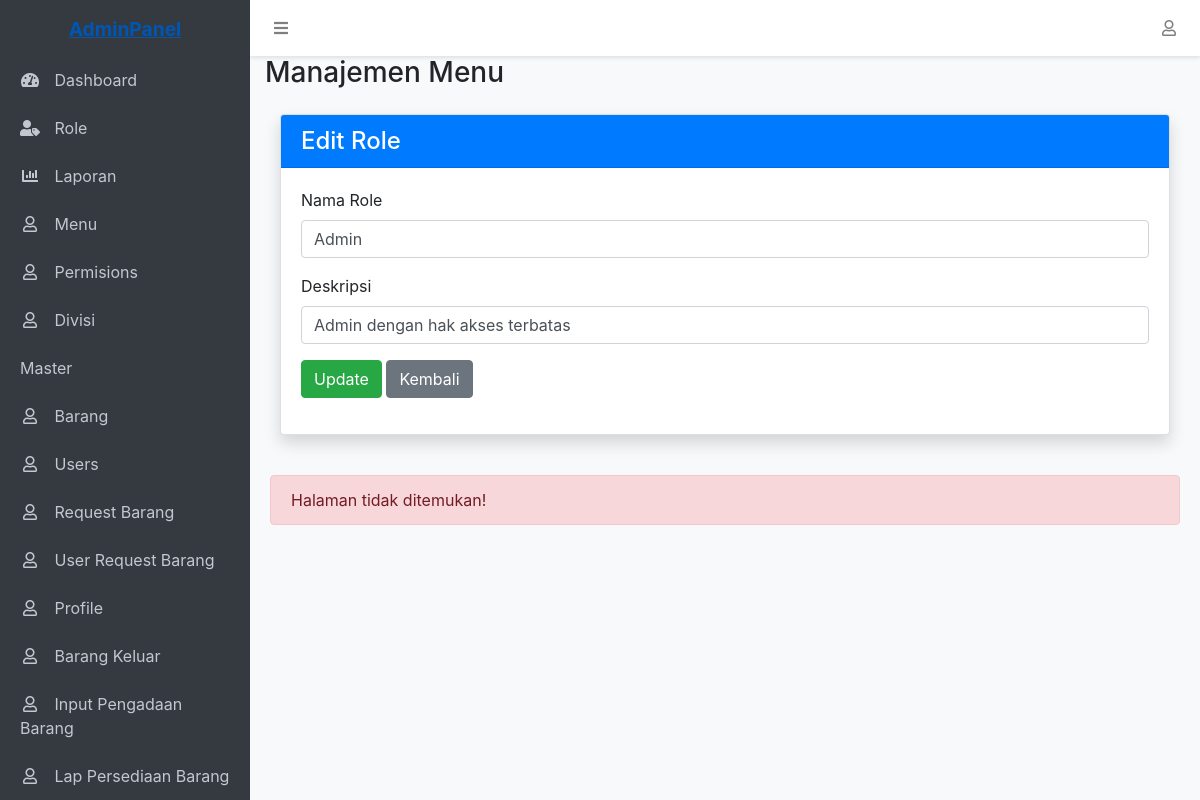
Screenshot of /main.php?page=edit_role&id=2 (signed in) with the database file from the repository.
### tables this page shows
CREATE TABLE `roles` (
  `id` int(11) NOT NULL,
  `name` varchar(50) NOT NULL,
  `description` varchar(255) DEFAULT NULL,
  `created_at` timestamp NOT NULL DEFAULT current_timestamp(),
  `updated_at` timestamp NOT NULL DEFAULT current_timestamp() ON UPDATE current_timestamp()
);

CREATE TABLE `permissions` (
  `id` int(11) NOT NULL,
  `role_id` int(11) NOT NULL,
  `menu_id` int(11) NOT NULL,
  `can_view` tinyint(1) NOT NULL DEFAULT 0,
  `can_create` tinyint(1) NOT NULL DEFAULT 0,
  `can_edit` tinyint(1) NOT NULL DEFAULT 0,
  `can_delete` tinyint(1) NOT NULL DEFAULT 0,
  `created_at` timestamp NOT NULL DEFAULT current_timestamp(),
  `updated_at` timestamp NOT NULL DEFAULT current_timestamp() ON UPDATE current_timestamp()
);

CREATE TABLE `menus` (
  `id` int(11) NOT NULL,
  `parent_id` int(11) DEFAULT NULL,
  `name` varchar(50) NOT NULL,
  `icon` varchar(50) DEFAULT NULL,
  `url` varchar(100) DEFAULT NULL,
  `order` int(11) NOT NULL DEFAULT 0,
  `is_active` tinyint(1) NOT NULL DEFAULT 1,
  `created_at` timestamp NOT NULL DEFAULT current_timestamp(),
  `updated_at` timestamp NOT NULL DEFAULT current_timestamp() ON UPDATE current_timestamp()
);

### edit_role.php (the view, shortened to what this page needs)
<?php
$conn = new mysqli("localhost", "root", "", "winkur");
$id = isset($_GET['id']) ? intval($_GET['id']) : 0;
$role = ['name' => '', 'description' => ''];
if ($id > 0) {
    $result = $conn->query("SELECT * FROM roles WHERE id=$id");
    if ($result && $result->num_rows > 0) {
        $role = $result->fetch_assoc();
    }
}
?>
<div class="container-fluid">
    <div class="d-sm-flex align-items-center justify-content-between mb-4">
        <h1 class="h3 mb-0 text-gray-800">Manajemen Menu</h1>
    </div>
<div class="container ">
    <div class="row justify-content-center">
        <div class="col-md-12">
            <div class="card shadow">
                <div class="card-header bg-primary text-white">
                    <h4 class="mb-0">Edit Role</h4>
                </div>
                <div class="card-body">
                    <form method="post">
                        <div class="mb-3">
                            <label class="form-label">Nama Role</label>
                            <input type="text" name="name" class="form-control" value="<?php echo htmlspecialchars($role['name']); ?>" required>
                        </div>
                        <div class="mb-3">
                            <label class="form-label">Deskripsi</label>
                            <input type="text" name="description" class="form-control" value="<?php echo htmlspecialchars($role['description']); ?>">
                        </div>
                        <button type="submit" class="btn btn-success">Update</button>
                        <a href="?page=roles" class="btn btn-secondary">Kembali</a>
                    </form>
                </div>
            </div>
        </div>
    </div>
</div>
</div>
</body>
</html>

### layout/sidebar.php (shortened to what this page needs)
<aside class="sidebar">
    <div class="sidebar-container">
        <ul class="sidebar-menu">
            <?php
            $menu = buildMenu($_SESSION['user_role_id']);
            foreach ($menu as $item):
                if (empty($item['children'])): ?>
                    <li class="<?php echo $active_menu == basename($item['url'] ?? '', '.php') ? 'active' : ''; ?>">
                        <a href="<?php echo $item['url'] ?? ''; ?>">
                            <?php if (isset($item['icon'])): ?>
                                <i class="<?php echo $item['icon']; ?>"></i>
                            <?php endif; ?>
                            <span><?php echo $item['name'] ?? ''; ?></span>
                        </a>
                    </li>
                <?php else: ?>
                    <?php foreach ($item['children'] as $child): ?>
                        <li class="<?php echo $active_menu == basename($child['url'] ?? '', '.php') ? 'active' : ''; ?>">
                            <a href="<?php echo $child['url'] ?? ''; ?>">
                                <?php if (isset($child['icon'])): ?>
                                    <i class="<?php echo $child['icon']; ?>"></i>
                                <?php endif; ?>
                                <span><?php echo $child['name'] ?? ''; ?></span>
                            </a>
                        </li>
                    <?php endforeach; ?>
                <?php endif; ?>
            <?php endforeach; ?>
        </ul>
    </div>
</aside>

### layout/header.php (style rules this page uses)
:root { --sidebar-width: 250px; --header-height: 56px; }
body { padding-top: var(--header-height); padding-left: var(--sidebar-width); background-color: #f8f9fa; min-height: 100vh; }
.sidebar { position: fixed; top: 0; left: 0; height: 100vh; width: var(--sidebar-width); background-color: #343a40; padding-top: var(--header-height); z-index: 1000; transition: all 0.3s; }
.sidebar-menu { list-style: none; padding: 0; }
.sidebar-menu li a { display: block; padding: 12px 20px; color: #c2c7d0; text-decoration: none; transition: all 0.3s; }
.sidebar-menu li a i { margin-right: 10px; width: 20px; text-align: center; }

### rows the page displays
roles: name "Admin", description "Admin dengan hak akses terbatas"
permissions: menu.name "Dashboard"
permissions: menu.name "Role"
permissions: menu.name "Laporan"
permissions: menu.name "Menu"
permissions: menu.name "Permisions"
permissions: menu.name "Divisi"
permissions: menu.name "Master"
permissions: menu.name "Barang"
permissions: menu.name "Users"
permissions: menu.name "Request Barang"
permissions: menu.name "User Request Barang"
permissions: menu.name "Profile"
permissions: menu.name "Barang Keluar"
permissions: menu.name "Input Pengadaan Barang"
permissions: menu.name "Lap Persediaan Barang"
